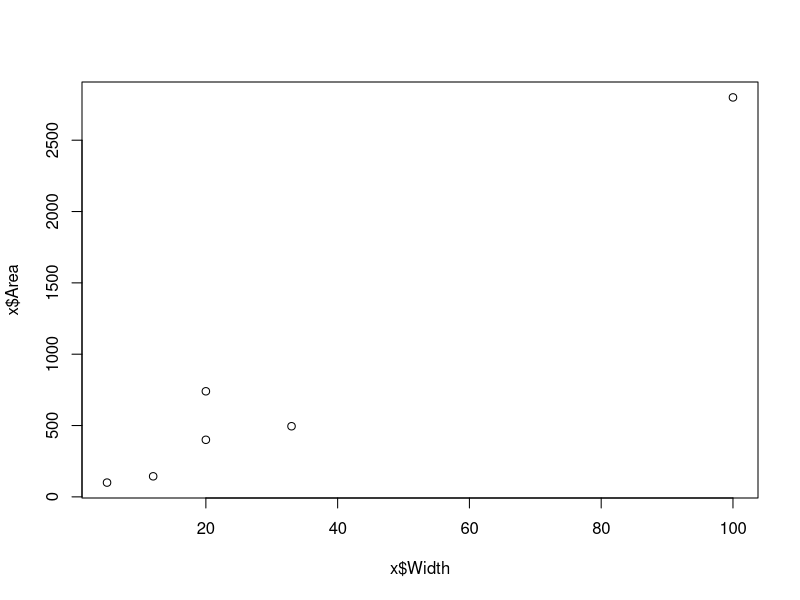

The R script that drew this image:
x<-read.csv("./Data/lw.csv")

x$Area <- x$Length *x$Width #we created a new vector as part of x #never touch raw data
x$LastNAme <- "Smith"

x$FullNAme <- paste0(x$Name," ",x$LastNAme)
x$FullNAme2 <- paste0(x$LastNAme,",",x$Name)

plot(x$Width,x$Area)

cor(x$Length*x$Width,x$Area)

x$LastNAme<-NULL #remove a column
